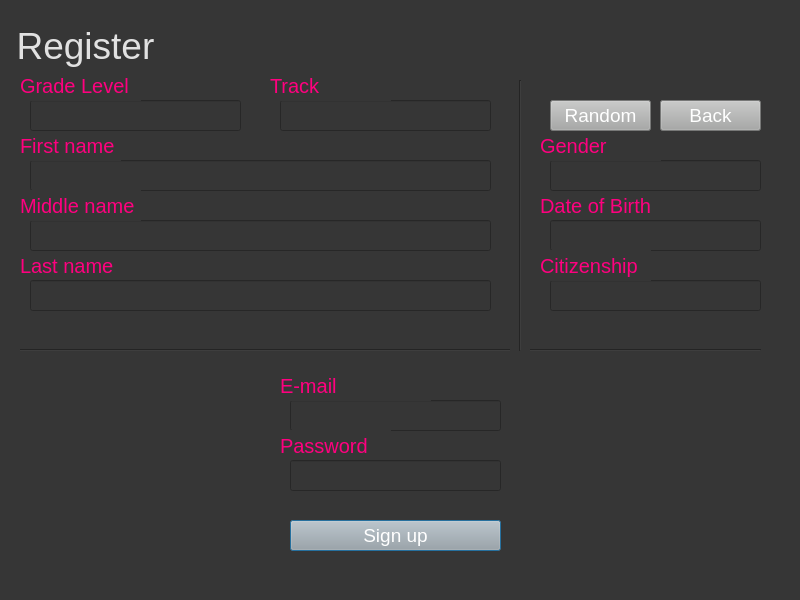
<?xml version="1.0" encoding="UTF-8"?>
<ui version="4.0">
 <class>Dialog</class>
 <widget class="QDialog" name="Dialog">
  <property name="geometry">
   <rect>
    <x>0</x>
    <y>0</y>
    <width>800</width>
    <height>600</height>
   </rect>
  </property>
  <property name="windowTitle">
   <string>Dialog</string>
  </property>
  <property name="styleSheet">
   <string notr="true">background-color: rgb(54, 54, 54);</string>
  </property>
  <widget class="QLabel" name="regtext">
   <property name="geometry">
    <rect>
     <x>0</x>
     <y>10</y>
     <width>171</width>
     <height>71</height>
    </rect>
   </property>
   <property name="layoutDirection">
    <enum>Qt::RightToLeft</enum>
   </property>
   <property name="styleSheet">
    <string notr="true">color:rgb(225, 225, 225); font-size:28pt;</string>
   </property>
   <property name="text">
    <string>Register</string>
   </property>
   <property name="alignment">
    <set>Qt::AlignCenter</set>
   </property>
  </widget>
  <widget class="QLabel" name="lastnametext">
   <property name="geometry">
    <rect>
     <x>20</x>
     <y>250</y>
     <width>101</width>
     <height>31</height>
    </rect>
   </property>
   <property name="styleSheet">
    <string notr="true">font-size:15pt; color:rgb(255, 0, 127)</string>
   </property>
   <property name="text">
    <string>Last name</string>
   </property>
  </widget>
  <widget class="QLineEdit" name="firstnamebox">
   <property name="geometry">
    <rect>
     <x>30</x>
     <y>160</y>
     <width>461</width>
     <height>31</height>
    </rect>
   </property>
   <property name="styleSheet">
    <string notr="true">font-size:14pt; color:rgb(243, 243, 243)</string>
   </property>
  </widget>
  <widget class="QLineEdit" name="emailbox">
   <property name="geometry">
    <rect>
     <x>290</x>
     <y>400</y>
     <width>211</width>
     <height>31</height>
    </rect>
   </property>
   <property name="styleSheet">
    <string notr="true">font-size:14pt; color:rgb(243, 243, 243)</string>
   </property>
   <property name="text">
    <string/>
   </property>
  </widget>
  <widget class="QLabel" name="passtext">
   <property name="geometry">
    <rect>
     <x>280</x>
     <y>430</y>
     <width>111</width>
     <height>31</height>
    </rect>
   </property>
   <property name="styleSheet">
    <string notr="true">font-size:15pt; color:rgb(255, 0, 127)</string>
   </property>
   <property name="text">
    <string>Password</string>
   </property>
  </widget>
  <widget class="QPushButton" name="signupbutton">
   <property name="geometry">
    <rect>
     <x>290</x>
     <y>520</y>
     <width>211</width>
     <height>31</height>
    </rect>
   </property>
   <property name="styleSheet">
    <string notr="true">background-color: rgb(167, 168, 167); font-size:14pt; color:rgb(255, 255, 255)</string>
   </property>
   <property name="text">
    <string>Sign up</string>
   </property>
   <property name="default">
    <bool>false</bool>
   </property>
  </widget>
  <widget class="QLineEdit" name="passbox">
   <property name="geometry">
    <rect>
     <x>290</x>
     <y>460</y>
     <width>211</width>
     <height>31</height>
    </rect>
   </property>
   <property name="styleSheet">
    <string notr="true">font-size:14pt; color:rgb(243, 243, 243)</string>
   </property>
   <property name="text">
    <string/>
   </property>
  </widget>
  <widget class="QLabel" name="emailtext">
   <property name="geometry">
    <rect>
     <x>280</x>
     <y>370</y>
     <width>151</width>
     <height>31</height>
    </rect>
   </property>
   <property name="styleSheet">
    <string notr="true">font-size:15pt; color:rgb(255, 0, 127)</string>
   </property>
   <property name="text">
    <string>E-mail</string>
   </property>
  </widget>
  <widget class="QLineEdit" name="middlenamebox">
   <property name="geometry">
    <rect>
     <x>30</x>
     <y>220</y>
     <width>461</width>
     <height>31</height>
    </rect>
   </property>
   <property name="styleSheet">
    <string notr="true">font-size:14pt; color:rgb(243, 243, 243)</string>
   </property>
  </widget>
  <widget class="QLabel" name="firstnametext">
   <property name="geometry">
    <rect>
     <x>20</x>
     <y>130</y>
     <width>101</width>
     <height>31</height>
    </rect>
   </property>
   <property name="styleSheet">
    <string notr="true">font-size:15pt; color:rgb(255, 0, 127)</string>
   </property>
   <property name="text">
    <string>First name</string>
   </property>
  </widget>
  <widget class="QLineEdit" name="lastnamebox">
   <property name="geometry">
    <rect>
     <x>30</x>
     <y>280</y>
     <width>461</width>
     <height>31</height>
    </rect>
   </property>
   <property name="styleSheet">
    <string notr="true">font-size:14pt; color:rgb(243, 243, 243)</string>
   </property>
  </widget>
  <widget class="QLabel" name="middlenametext">
   <property name="geometry">
    <rect>
     <x>20</x>
     <y>190</y>
     <width>121</width>
     <height>31</height>
    </rect>
   </property>
   <property name="styleSheet">
    <string notr="true">font-size:15pt; color:rgb(255, 0, 127)</string>
   </property>
   <property name="text">
    <string>Middle name</string>
   </property>
  </widget>
  <widget class="QLabel" name="datetext">
   <property name="geometry">
    <rect>
     <x>540</x>
     <y>190</y>
     <width>121</width>
     <height>31</height>
    </rect>
   </property>
   <property name="styleSheet">
    <string notr="true">font-size:15pt; color:rgb(255, 0, 127)</string>
   </property>
   <property name="text">
    <string>Date of Birth</string>
   </property>
  </widget>
  <widget class="QLineEdit" name="datebox">
   <property name="geometry">
    <rect>
     <x>550</x>
     <y>220</y>
     <width>211</width>
     <height>31</height>
    </rect>
   </property>
   <property name="styleSheet">
    <string notr="true">font-size:14pt; color:rgb(243, 243, 243)</string>
   </property>
   <property name="text">
    <string/>
   </property>
  </widget>
  <widget class="Line" name="line">
   <property name="geometry">
    <rect>
     <x>20</x>
     <y>340</y>
     <width>741</width>
     <height>20</height>
    </rect>
   </property>
   <property name="orientation">
    <enum>Qt::Horizontal</enum>
   </property>
  </widget>
  <widget class="QLineEdit" name="citizenbox">
   <property name="geometry">
    <rect>
     <x>550</x>
     <y>280</y>
     <width>211</width>
     <height>31</height>
    </rect>
   </property>
   <property name="styleSheet">
    <string notr="true">font-size:14pt; color:rgb(243, 243, 243)</string>
   </property>
   <property name="text">
    <string/>
   </property>
  </widget>
  <widget class="Line" name="line_2">
   <property name="geometry">
    <rect>
     <x>510</x>
     <y>80</y>
     <width>20</width>
     <height>271</height>
    </rect>
   </property>
   <property name="orientation">
    <enum>Qt::Vertical</enum>
   </property>
  </widget>
  <widget class="QLabel" name="citizentext">
   <property name="geometry">
    <rect>
     <x>540</x>
     <y>250</y>
     <width>111</width>
     <height>31</height>
    </rect>
   </property>
   <property name="styleSheet">
    <string notr="true">font-size:15pt; color:rgb(255, 0, 127)</string>
   </property>
   <property name="text">
    <string>Citizenship</string>
   </property>
  </widget>
  <widget class="QLineEdit" name="genderbox">
   <property name="geometry">
    <rect>
     <x>550</x>
     <y>160</y>
     <width>211</width>
     <height>31</height>
    </rect>
   </property>
   <property name="styleSheet">
    <string notr="true">font-size:14pt; color:rgb(243, 243, 243)</string>
   </property>
   <property name="text">
    <string/>
   </property>
  </widget>
  <widget class="QLineEdit" name="gradebox">
   <property name="geometry">
    <rect>
     <x>30</x>
     <y>100</y>
     <width>211</width>
     <height>31</height>
    </rect>
   </property>
   <property name="styleSheet">
    <string notr="true">font-size:14pt; color:rgb(243, 243, 243)</string>
   </property>
   <property name="text">
    <string/>
   </property>
  </widget>
  <widget class="QLabel" name="gendertext">
   <property name="geometry">
    <rect>
     <x>540</x>
     <y>130</y>
     <width>121</width>
     <height>31</height>
    </rect>
   </property>
   <property name="styleSheet">
    <string notr="true">font-size:15pt; color:rgb(255, 0, 127)</string>
   </property>
   <property name="text">
    <string>Gender</string>
   </property>
  </widget>
  <widget class="QLineEdit" name="trackbox">
   <property name="geometry">
    <rect>
     <x>280</x>
     <y>100</y>
     <width>211</width>
     <height>31</height>
    </rect>
   </property>
   <property name="styleSheet">
    <string notr="true">font-size:14pt; color:rgb(243, 243, 243)</string>
   </property>
   <property name="text">
    <string/>
   </property>
  </widget>
  <widget class="QLabel" name="gradetext">
   <property name="geometry">
    <rect>
     <x>20</x>
     <y>70</y>
     <width>121</width>
     <height>31</height>
    </rect>
   </property>
   <property name="styleSheet">
    <string notr="true">font-size:15pt; color:rgb(255, 0, 127)</string>
   </property>
   <property name="text">
    <string>Grade Level</string>
   </property>
  </widget>
  <widget class="QLabel" name="tracktext">
   <property name="geometry">
    <rect>
     <x>270</x>
     <y>70</y>
     <width>121</width>
     <height>31</height>
    </rect>
   </property>
   <property name="styleSheet">
    <string notr="true">font-size:15pt; color:rgb(255, 0, 127)</string>
   </property>
   <property name="text">
    <string>Track</string>
   </property>
  </widget>
  <widget class="QPushButton" name="randombutton">
   <property name="geometry">
    <rect>
     <x>550</x>
     <y>100</y>
     <width>101</width>
     <height>31</height>
    </rect>
   </property>
   <property name="styleSheet">
    <string notr="true">background-color: rgb(167, 168, 167); font-size:14pt; color:rgb(255, 255, 255)</string>
   </property>
   <property name="text">
    <string>Random</string>
   </property>
   <property name="default">
    <bool>false</bool>
   </property>
  </widget>
  <widget class="QPushButton" name="backbutton">
   <property name="geometry">
    <rect>
     <x>660</x>
     <y>100</y>
     <width>101</width>
     <height>31</height>
    </rect>
   </property>
   <property name="styleSheet">
    <string notr="true">background-color: rgb(167, 168, 167); font-size:14pt; color:rgb(255, 255, 255)</string>
   </property>
   <property name="text">
    <string>Back</string>
   </property>
   <property name="default">
    <bool>false</bool>
   </property>
  </widget>
 </widget>
 <resources/>
 <connections/>
</ui>
